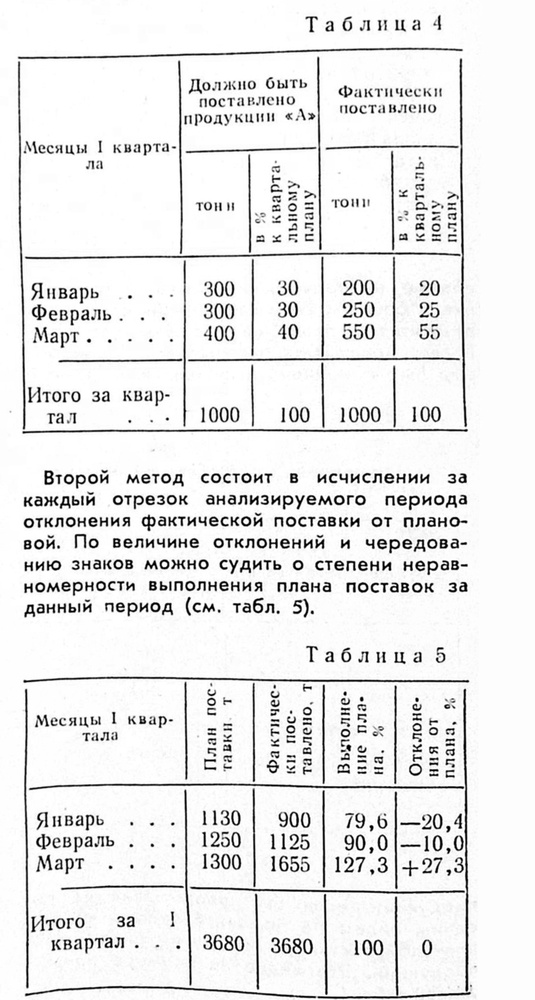
#> input picture ocr_utils/page_layout/tables/example_table_clean.jpg, 535 x 1000 px, shrunk from 911 x 1702 before the run; its folder holds only this picture in this run
$ python -i check_opencv_segment_layout.py   (imports and definitions only)
#> lines starting #> are read from the running program, lines starting #| are printed output that depends on the picture; after the words box and inside, x2 and y2 are one past the last pixel; in counts of white or black regions, pixels touching at a corner belong together
#> further down, picture is the input picture: shape (1000, 535, 3); min 0, max 255, mean 233.9
#!/usr/bin/env python3
"""
Тестирование ocrd-segment для определения границ полезной области на страницах.
Использует ocrd-anybaseocr для сегментации и ocrd-segment-extract-regions для извлечения регионов.
Обрабатывает все TIF-файлы из входной директории, находит bounding box полезной области
и сохраняет изображения с нарисованными границами.
"""

from pathlib import Path
from PIL import Image, ImageDraw
import numpy as np
import cv2


def detect_regions_opencv(img_array):
    """
    Детектирует регионы на изображении используя OpenCV контуры.

    Returns:
        list: список словарей с информацией о регионах
    """
    img_height, img_width = img_array.shape[:2]
#> img_height = 1000; img_width = 535

    gray = cv2.cvtColor(img_array, cv2.COLOR_RGB2GRAY)

    _, binary = cv2.threshold(gray, 0, 255, cv2.THRESH_BINARY_INV + cv2.THRESH_OTSU)
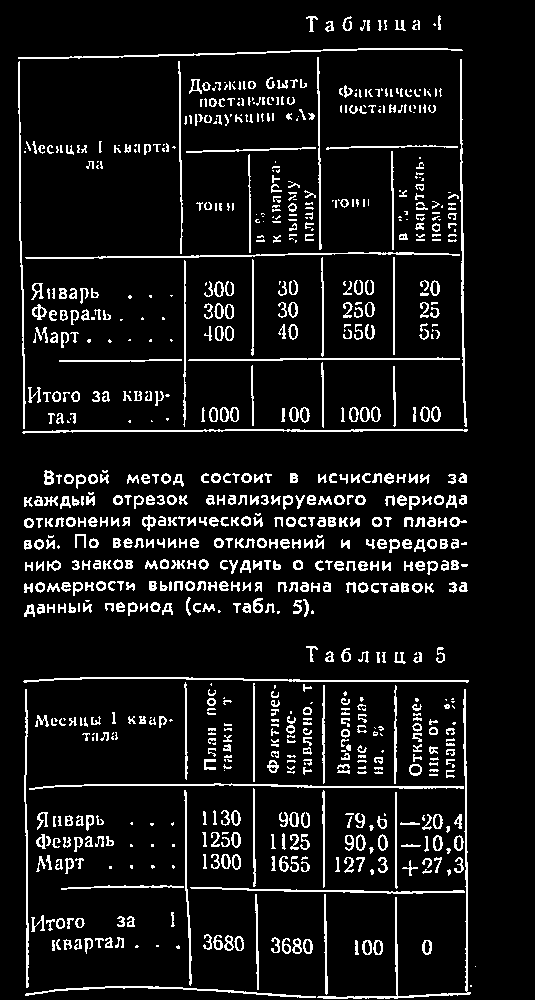
#> binary: shape (1000, 535); 8.8% white in thin lines or dots, all inside (x1, y1, x2, y2) = (18, 15, 476, 999)

    kernel = cv2.getStructuringElement(cv2.MORPH_RECT, (50, 10))
    dilated = cv2.dilate(binary, kernel, iterations=2)
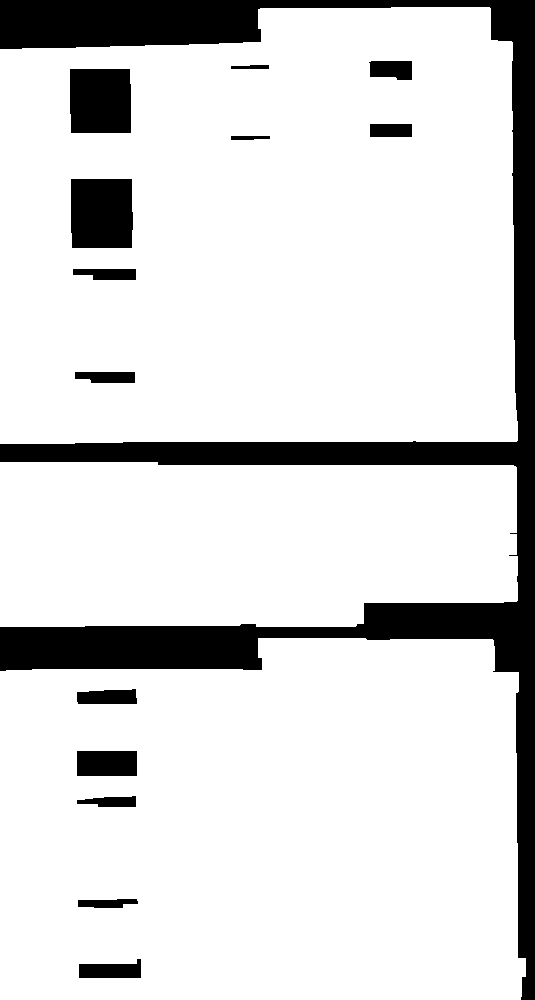
#> dilated: shape (1000, 535); 85.4% white; 14 black regions

    contours, _ = cv2.findContours(dilated, cv2.RETR_EXTERNAL, cv2.CHAIN_APPROX_SIMPLE)
#> contours = 3 contours; box (x1, y1, x2, y2) and area: (0, 7, 518, 444) 211818, (0, 638, 526, 1000) 177636, (0, 462, 518, 627) 79647

    regions = []
    min_area = 1000

    for idx, contour in enumerate(contours):
        area = cv2.contourArea(contour)
        if area < min_area:
            continue

        x, y, w, h = cv2.boundingRect(contour)

        coverage_x = w / img_width
        coverage_y = h / img_height

        if coverage_x > 0.95 and coverage_y > 0.95:
            continue

        roi = binary[y : y + h, x : x + w]
        pixel_density = np.sum(roi > 0) / (w * h)

        aspect_ratio = w / float(h) if h > 0 else 0

        if aspect_ratio > 10:
            region_type = "separator"
            min_density = 0.01
        elif aspect_ratio < 0.5:
            region_type = "image"
            min_density = 0.05
        else:
            region_type = "text"
            min_density = 0.1

        if pixel_density < min_density:
            continue

        regions.append(
            {
                "id": f"region_{idx:04d}",
                "type": region_type,
                "bbox": [x, y, x + w, y + h],
                "polygon": [(x, y), (x + w, y), (x + w, y + h), (x, y + h)],
                "confidence": float(pixel_density),
            }
        )
#> this loop made 3 passes
#> (area, y, w, h, coverage_x, coverage_y, pixel_density, aspect_ratio) on passes 1 to 3: (177635.5, 638, 526, 362, 0.983, 0.362, 0.0901, 1.45), (79647, 462, 518, 165, 0.968, 0.165, 0.149, 3.14), (211818.5, 7, 518, 437, 0.968, 0.437, 0.0748, 1.19)
#> pass 1, in detect_regions_opencv, `roi = binary[y : y + h, x : x + w]`:
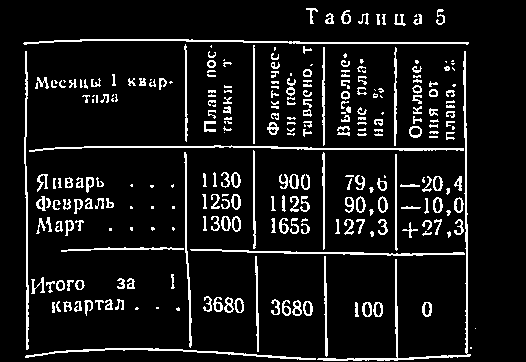
#> roi: shape (362, 526); 9% white in thin lines or dots, all inside (x1, y1, x2, y2) = (23, 8, 476, 361)
#> pass 2, in detect_regions_opencv, `roi = binary[y : y + h, x : x + w]`:
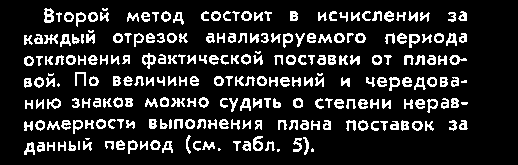
#> roi: shape (165, 518); 14.9% white in thin lines or dots, all inside (x1, y1, x2, y2) = (24, 8, 468, 155)
#> pass 3, in detect_regions_opencv, `roi = binary[y : y + h, x : x + w]`:
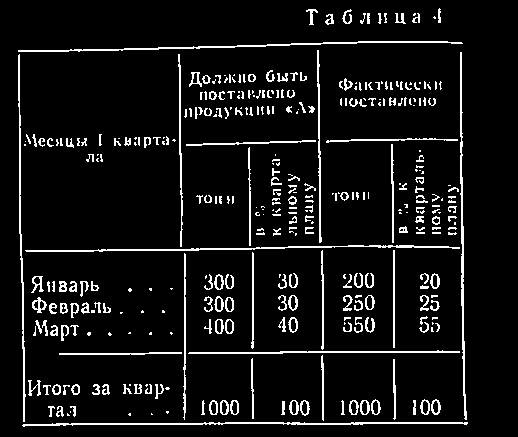
#> roi: shape (437, 518); 7.5% white in thin lines or dots, all inside (x1, y1, x2, y2) = (18, 8, 468, 427)
#> after the loop, regions = 1 item

    return regions


# [96 lines left out: functions find_useful_area_bbox, process_images, not called in this run]


# [16 lines not run here, left out]

>>> import cv2
>>> picture = cv2.cvtColor(cv2.imread('../page_layout/tables/example_table_clean.jpg'), cv2.COLOR_BGR2RGB)
>>> result = detect_regions_opencv(picture)
#> result = 1 item

$ run again, on ocr_utils/page_layout/tables/example_table_curved.jpg
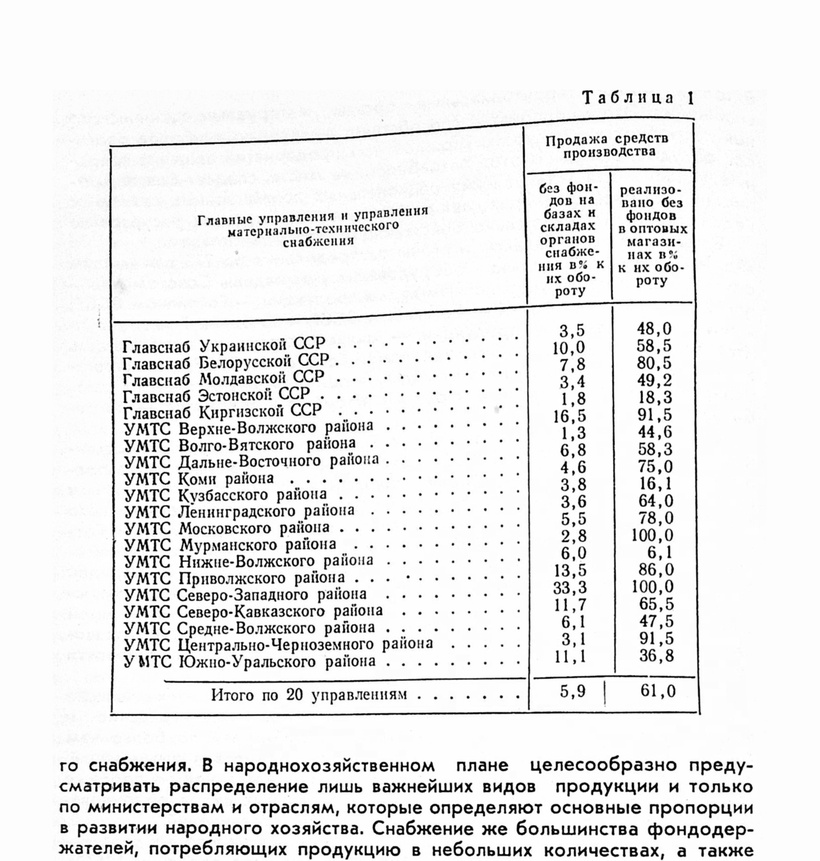
#> input picture ocr_utils/page_layout/tables/example_table_curved.jpg, 820 x 861 px, shrunk from 1796 x 1886 before the run
#> picture is the input picture: shape (861, 820, 3); min 0, max 255, mean 234.4
#> in detect_regions_opencv, `_, binary = cv2.threshold(gray, 0, 255, cv2.THRESH_BINARY_INV + cv2.TH..`:
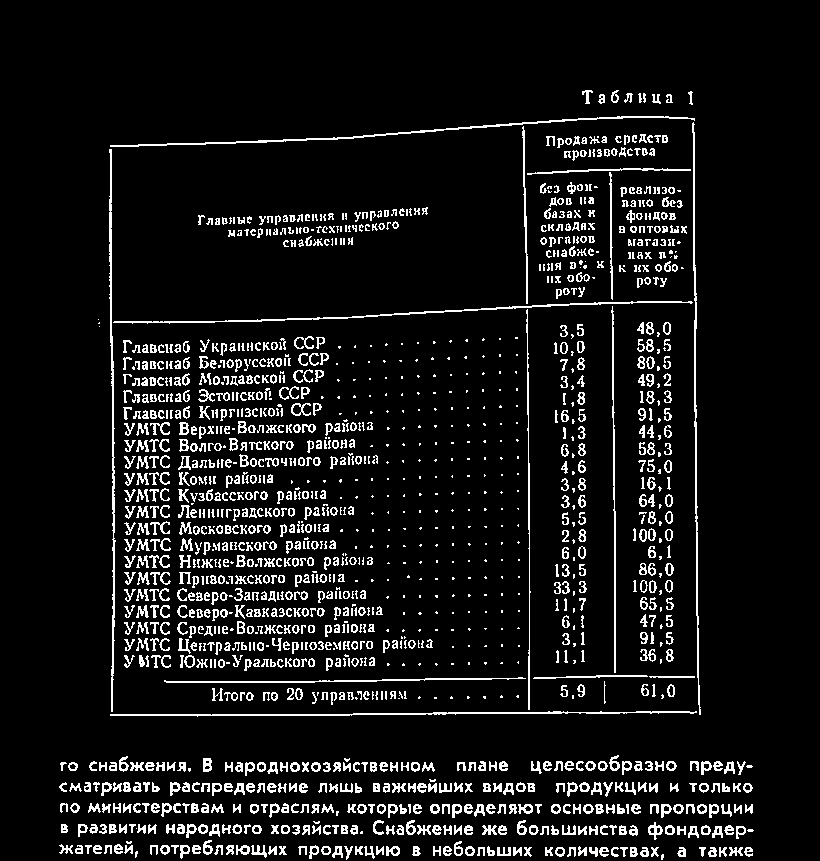
#> binary: shape (861, 820); 8.3% white in thin lines or dots, all inside (x1, y1, x2, y2) = (59, 90, 754, 860)
#> dilated: shape (861, 820); 66.8% white; 5 black regions (1 under 20 px)
#> contours = 2 contours; box (x1, y1, x2, y2) and area: (50, 82, 751, 727) 418174, (11, 747, 804, 861) 86150
#> the loop in detect_regions_opencv, `for idx, contour in enumerate(contours):` made 2 passes
#> (area, x, y, w, h, coverage_x, coverage_y, pixel_density) on passes 1 to 2: (86150.5, 11, 747, 793, 114, 0.967, 0.132, 0.18), (418174.5, 50, 82, 701, 645, 0.855, 0.749, 0.0937)
#> pass 2, in detect_regions_opencv, `roi = binary[y : y + h, x : x + w]`:
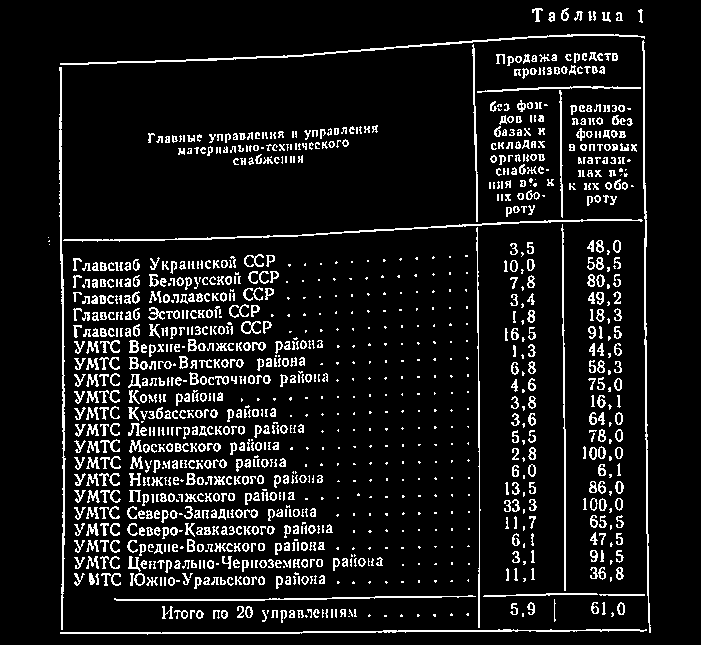
#> roi: shape (645, 701); 9.4% white in thin lines or dots, all inside (x1, y1, x2, y2) = (48, 8, 651, 635)
#> after the loop in detect_regions_opencv, `for idx, contour in enumerate(contours):`: regions = 1 item
